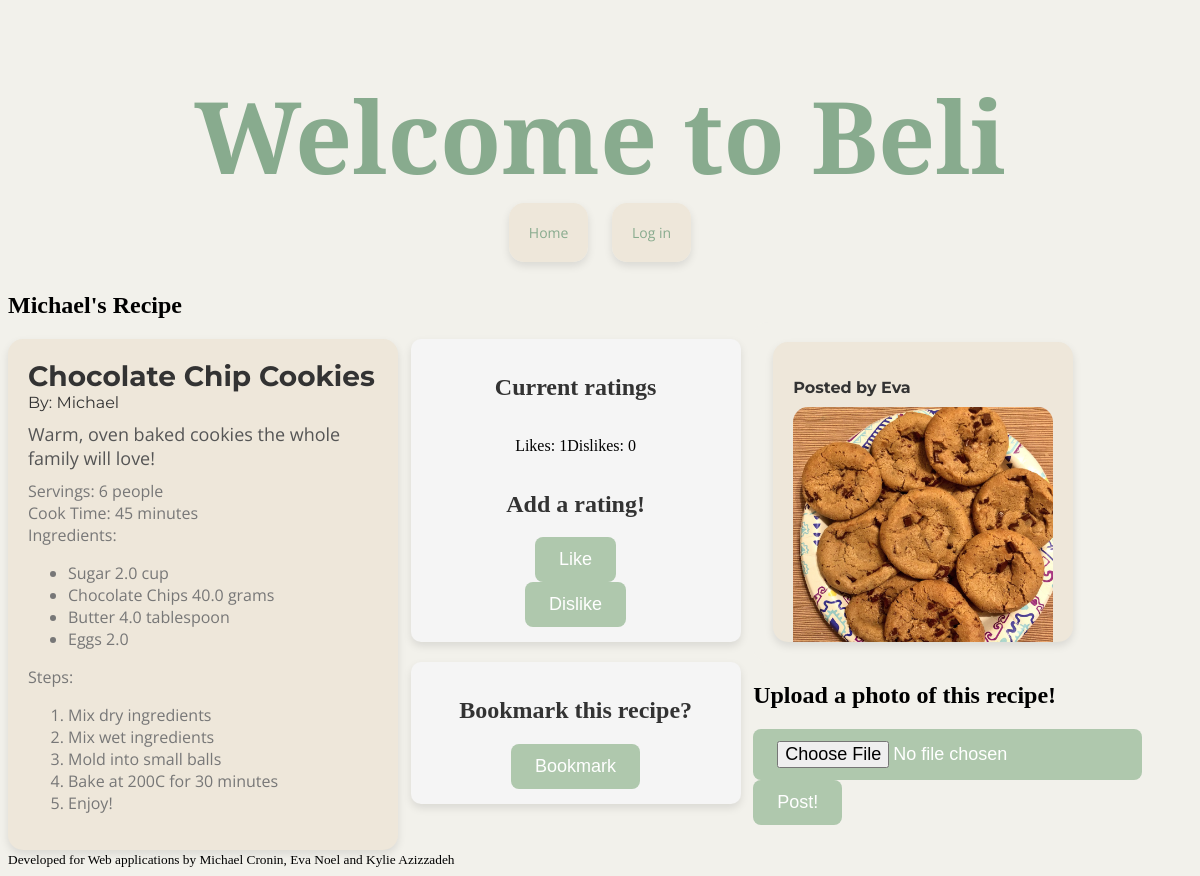
The app's page /recipe/1, older data.
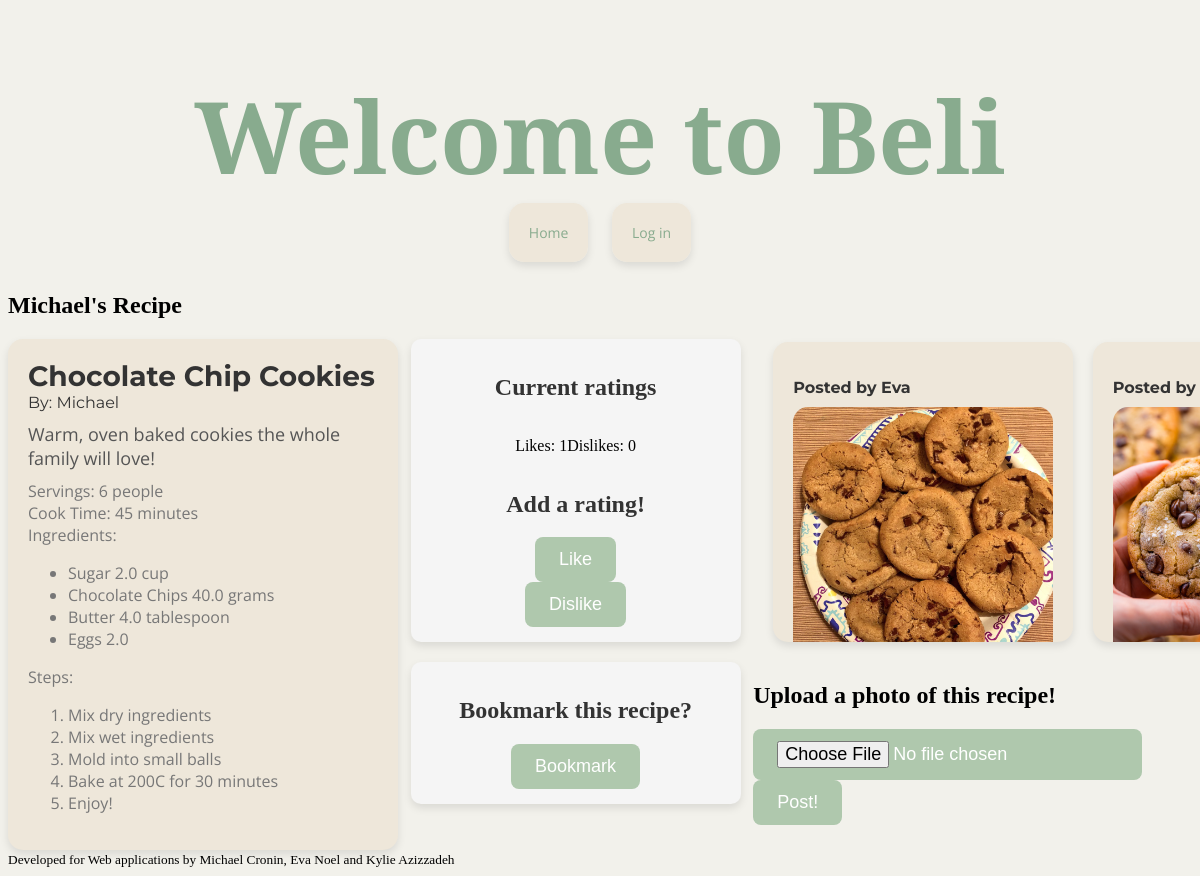
The same page, newer data.
### beli/model.py (models this page shows)
class User(flask_login.UserMixin, db.Model):
    id = db.Column(db.Integer, primary_key=True)
    email = db.Column(db.String(128), unique=True, nullable=False)
    name = db.Column(db.String(64), nullable=False)
    password = db.Column(db.String(100), nullable=False)
    recipes = db.relationship('Recipe', back_populates='user')
    photos = db.relationship('Photo', back_populates='user')
    ratings = db.relationship('Rating', back_populates='user')
    bookmarks = db.relationship('Bookmark', back_populates='user')
    photos = db.relationship('Photo', back_populates='user')
    following = db.relationship(
        "User",
        secondary=FollowingAssociation.__table__,
        primaryjoin=FollowingAssociation.follower_id == id,
        secondaryjoin=FollowingAssociation.followed_id == id,
        back_populates="followers",
    )
    followers = db.relationship(
        "User",
        secondary=FollowingAssociation.__table__,
        primaryjoin=FollowingAssociation.followed_id == id,
        secondaryjoin=FollowingAssociation.follower_id == id,
        back_populates="following",
    )

class Recipe(db.Model):
    id = db.Column(db.Integer, primary_key=True)
    title = db.Column(db.String(512), nullable=False)
    description = db.Column(db.Text, nullable=False)
    servings = db.Column(db.Integer, nullable=False)
    cook_time = db.Column(db.Integer, nullable=False)
    user_id = db.Column(db.Integer, db.ForeignKey('user.id'), nullable=False)
    complete = db.Column(db.Boolean, nullable=False)
    user = db.relationship('User', back_populates='recipes')
    quantified_ingredients = db.relationship('QuantifiedIngredient', back_populates='recipe')
    steps = db.relationship('Step', back_populates='recipe')
    ratings = db.relationship('Rating', back_populates='recipe')
    bookmarks = db.relationship('Bookmark', back_populates='recipe')
    photos = db.relationship('Photo', back_populates='recipe')

class QuantifiedIngredient(db.Model):
    id = db.Column(db.Integer, primary_key=True)
    amount = db.Column(db.Float, nullable=False)
    unit = db.Column(db.String(64), nullable=False)
    ingredient_id = db.Column(db.Integer, db.ForeignKey('ingredient.id'), nullable=False)
    ingredient = db.relationship('Ingredient', back_populates='quantified_ingredients')
    recipe_id = db.Column(db.Integer, db.ForeignKey('recipe.id'), nullable=False)
    recipe = db.relationship('Recipe', back_populates='quantified_ingredients')

class Ingredient(db.Model):
    id = db.Column(db.Integer, primary_key=True)
    name = db.Column(db.String(512), nullable=False)
    quantified_ingredients = db.relationship('QuantifiedIngredient', back_populates='ingredient')

class Step(db.Model):
    id = db.Column(db.Integer, primary_key=True)
    description = db.Column(db.Text, nullable=False)
    order = db.Column(db.Integer, nullable=False)
    recipe_id = db.Column(db.Integer, db.ForeignKey('recipe.id'), nullable=False)
    recipe = db.relationship('Recipe', back_populates='steps')

class Photo(db.Model):
    id = db.Column(db.Integer, primary_key=True)
    file_extension = db.Column(db.String(8), nullable=False)
    recipe_id = db.Column(db.Integer, db.ForeignKey('recipe.id'), nullable=False)
    recipe = db.relationship('Recipe', back_populates='photos')
    user_id = db.Column(db.Integer, db.ForeignKey('user.id'), nullable=False)
    user = db.relationship('User', back_populates='photos')

### beli/main.py (the view, shortened to what this page needs)
@bp.route("/recipe/<int:recipe_id>")
def recipe(recipe_id):
    recipe = db.session.get(model.Recipe, recipe_id)
    if not recipe:
        abort(404, "Recipe id {} doesn't exist.".format(recipe_id))
    query_likes = db.select(model.Rating).where((model.Rating.recipe_id==recipe.id) & (model.Rating.value==1))
    num_likes1 = db.session.execute(query_likes).scalars().all()
    query_dislikes = db.select(model.Rating).where((model.Rating.recipe_id==recipe.id) & (model.Rating.value==0))
    num_dislikes1 = db.session.execute(query_dislikes).scalars().all()
    num_likes = len(num_likes1) if isinstance(num_likes1, list) else 0
    num_dislikes = len(num_dislikes1) if isinstance(num_dislikes1, list) else 0
    user = flask_login.current_user
    return render_template("main/recipe.html", recipe=recipe, num_likes=num_likes, num_dislikes=num_dislikes)

### beli/templates/main/recipe.html (shortened to what this page needs)
{% extends 'base.html' %}
{% block content %}
    <div class="recipe-container">
        <section class="recipe-details-section">
            <h2>{{ recipe.user.name }}'s Recipe</h2>
            {% include 'recipe_template.html' %}
        </section>
        <section class="side-section">
            <div class="ratings-section">
                <h2>Current ratings</h2>
                <div class="rating-info">
                    <p class="like-text">Likes: {{ num_likes }}</p>
                    <p class="like-text">Dislikes: {{ num_dislikes }}</p>
                </div>
                <h2>Add a rating!</h2>
                {% if rating %}
                    {% if rating.value == 1 %}
                        <p>This recipe is liked!</p>
                    {% elif rating.value == 0 %}
                        <p>This recipe is disliked!</p>
                    {% endif %}
                    <form action="{{ url_for('main.removeRating', recipe_id=recipe.id) }}" method="post">
                        <input class="recipe-button" type="submit" value="Remove Rating">
                    </form>
                {% else %}
                    <form action="{{ url_for('main.like', recipe_id=recipe.id) }}" method="post">
                        <input class="recipe-button" type="submit" value="Like">
                    </form>
                    <form action="{{ url_for('main.dislike', recipe_id=recipe.id) }}" method="post">
                        <input class="recipe-button" type="submit" value="Dislike">
                    </form>
                {% endif %}
            </div>
            <div class="bookmark-section">
                <h2>Bookmark this recipe?</h2>
                {% if bookmark_button == "Unbookmark" %}
                    <form action="{{ url_for('main.unbookmarkRecipe', recipe_id=recipe.id) }}" method="post">
                        <input class="recipe-button" type="submit" value="Unbookmark">
                    </form>
                {% else %}
                    <form action="{{ url_for('main.bookmarkRecipe', recipe_id=recipe.id) }}" method="post">
                        <input class="recipe-button" type="submit" value="Bookmark">
                    </form>
                {% endif %}
            </div>
        </section>
        <section class="photo-section">
            {% if recipe.photos %}
                <div class="photo-grid">
                    {% for photo in recipe.photos %}
                        <div class="photo-card">
                            <h3 class="user-name">Posted by
                                <a href ="{{ url_for('main.userProfile', user_id=photo.user.id) }}">{{ photo.user.name }}</a>
                            </h3>
                            <img class="photo-image" src="{{ url_for('static', filename='photos/photo-' ~ photo.id ~ '.' ~ photo.file_extension) }}" alt="photo">
                        </div>
                    {% endfor %}
                </div>
            {% endif %}
            <h2>Upload a photo of this recipe!</h2>
            <form action="{{ url_for('main.upload_photo') }}" method="post" enctype="multipart/form-data">
                <input class="recipe-button" type="file" name="photo" accept="image/jpeg,image/png" required>
                <input class="recipe-button" type="submit" value="Post!"/>
            </form>
        </section>
    </div>
{% endblock %}

### beli/templates/base.html (shortened to what this page needs)
<!DOCTYPE html>
<html>
    <head>
        <link rel="stylesheet"
              href="{{ url_for('static', filename='beli.css') }}">
    </head>
    <body>
        <header>
            <h1 class="site-title">Welcome to Beli</h1>
            <div class="site-button">
                <a href="{{ url_for('main.index') }}">Home</a>
                {% if not current_user.is_authenticated: %}
                    <a href="{{ url_for('auth.login') }}">Log in</a>
                {% endif %}
            </div>
        </header>
        <section class="content">
            {% block content %}{% endblock %}
        </section>
        <footer><small>Developed for Web applications by Michael Cronin, Eva Noel and Kylie Azizzadeh</small></footer>
    </body>
</html>

### beli/templates/recipe_template.html
<div class="recipe-card">
    <span class="recipe-title">
        <a href ="{{ url_for('main.recipe', recipe_id=recipe.id) }}"> {{ recipe.title}} </a>
        </span>
    <div class="recipe-author">By:
        <a href ="{{ url_for('main.userProfile', user_id=recipe.user.id) }}"> {{ recipe.user.name }}</a>
    </div>
      <div class="recipe-description">{{ recipe.description }}</div>
    <div class="recipe-details">
        <div class="servings">Servings: {{ recipe.servings }}</div>
        <div class="cooktime">Cook Time: {{ recipe.cook_time }}</div>
        <div class="ingredients"> Ingredients:
            <ul>
                {% for qi in recipe.quantified_ingredients %}
                    <li>{{ qi.ingredient.name }} {{ qi.amount }} {{ qi.unit }}</li>
                {% endfor %}
            </ul>
        </div>
        <div class="steps">Steps:
            <ol>
                {% for step in recipe.steps %}
                <li>{{ step.description }}</li>
                {% endfor %}
            </ol>
         </div>
    </div>
</div>

### beli/static/beli.css (style rules this page uses)
body { background-color: #F2F1EB; text-align: left; }
.site-title { font-family: 'Playfair Display'; font-size: 100px; font-weight: bolder; text-align: center; margin-bottom: 20px; color: #88AB8E; }
.site-button { font-family: 'Open Sans', sans-serif; font-size: 14px; text-align: center; margin-bottom: 30px; }
.site-button a { color: #88AB8E; text-decoration: none; margin: 0 10px; background-color: #EEE7DA; padding: 20px; border-radius: 15px; box-shadow: 0 4px 8px rgba(0, 0, 0, 0.1); transition: background-color 0.3s ease, transform 0.3s ease, box-shadow 0.3s ease; }
.recipe-card { flex: 0 0 auto; background-color: #EEE7DA; padding: 20px; border-radius: 15px; box-shadow: 0 4px 8px rgba(0, 0, 0, 0.1); transition: background-color 0.3s ease, transform 0.3s ease, box-shadow 0.3s ease; width: 350px; margin-right: 20px; }
.recipe-card:last-child { margin-right: 0; }
.recipe-title a { font-family: 'Montserrat', sans-serif; font-size: 28px; font-weight: bold; margin-bottom: 10px; color: #333333; text-decoration: none; }
.recipe-author { font-family: 'Montserrat', sans-serif; font-size: 16px; font-weight: light; margin-bottom: 10px; color: #333333; text-decoration: none; }
.recipe-author a { font-family: 'Montserrat', sans-serif; font-size: 16px; font-weight: light; margin-bottom: 10px; color: #333333; text-decoration: none; }
.recipe-description { font-family: 'Open Sans', sans-serif; font-size: 18px; margin-bottom: 10px; color: #555555; }
.recipe-details { font-family: 'Open Sans', sans-serif; font-size: 16px; color: #777777; }
.recipe-button { background-color: #AFC8AD; color: #ffffff; padding: 12px 24px; border: none; border-radius: 8px; font-size: 18px; cursor: pointer; transition: background-color 0.3s ease; }
.photo-grid { display: flex; overflow-x: auto; background-color: #F2F1EB; padding: 20px; border-radius: 15px; margin-top: 50px; }
.photo-card { flex: 0 0 auto; background-color: #EEE7DA; border-radius: 15px; box-shadow: 0 4px 8px rgba(0, 0, 0, 0.1); transition: transform 0.3s ease, box-shadow 0.3s ease; margin-right: 20px; overflow: hidden; height: 300px; padding: 20px; box-sizing: border-box; }
.user-name { font-family: 'Montserrat', sans-serif; font-size: 16px; margin-bottom: 10px; color: #333333; }
.user-name a { text-decoration: none; color: #333333; }
.photo-image { width: 100%; height: 100%; object-fit: contain; border-radius: 15px; display: block; }
.recipe-container { display: flex; justify-content: space-around; align-items: flex-start; }
.recipe-details-section { flex: 1; }
.rating-info { display: flex; justify-content: center; margin-bottom: 10px; }
.side-section { flex: 0 0 30%; display: flex; flex-direction: column; align-items: center; }
.ratings-section, .bookmark-section { background-color: #f5f5f5; border-radius: 10px; padding: 15px; margin-bottom: 20px; box-shadow: 0 4px 8px rgba(0, 0, 0, 0.1); text-align: center; min-width: 300px; }
.ratings-section h2, .bookmark-section h2 { color: #333; }
.photo-section { flex: 0 0 40%; }

Row changes from the older to the newer data that the page shows:
added Photo: shows a picture
